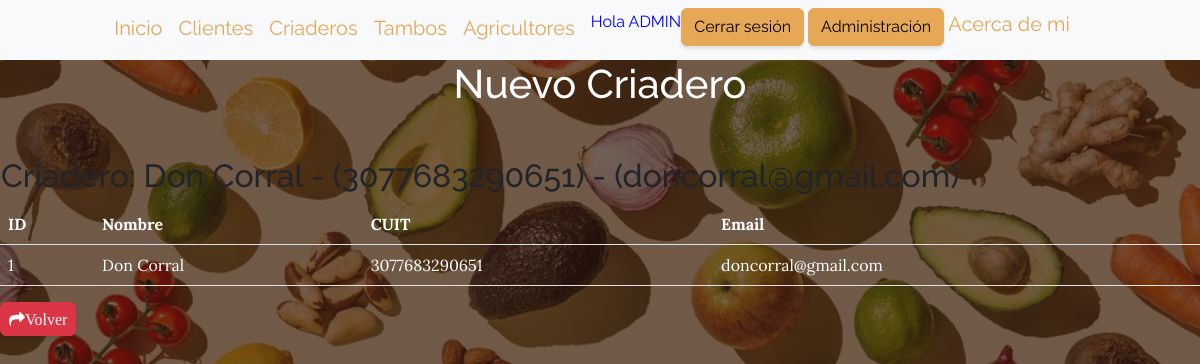
/aplicacion/detail_criadero/1/ (signed in), run on the app's committed database.
### aplicacion/models.py (models this page shows)
class Criadero(models.Model):
    nombre=models.CharField(max_length=50)
    cuit=models.IntegerField()
    email=models.EmailField()
    def __str__(self):
        return f"{self.nombre} - ({self.cuit}) - ({self.email})"

### aplicacion/views.py (the view)
# urls.py: path('detail_criadero/<int:pk>/', CriaderoDetail.as_view(), name="detail_criadero"),
class CriaderoDetail(LoginRequiredMixin, DetailView):
    model = Criadero

### aplicacion/templates/aplicacion/criadero_detail.html (shortened to what this page needs)
{% extends 'aplicacion/base.html' %}
{% load static %}
{% block cabecera %}
    Nuevo Criadero
{% endblock cabecera %}
{% block contenido %}
<table>
    <tr>
        <td><h2>Criadero: {{object}}</h2></td>
    </tr>
</table>
<table class="table">
 <thead>
    <tr>
        <th>ID</th>
        <th>Nombre</th>
        <th>CUIT</th>
        <th>Email</th>
    </tr>
 </thead>
 <tbody>
    <tr>
        <td>{{ object.id}}</td>
        <td>{{ object.nombre}}</td>
        <td>{{ object.cuit}}</td>
        <td>{{ object.email}}</td>
    </tr>
 </tbody>
</table>
<a
href="{% url 'criaderos' %}"
class="btn btn-danger"
style="--bs-btn-padding-y: .25rem; --bs-btn-padding-x: .5rem; --bs-btn-front-size: .75rem;"
><i class="fa fa-share fa-sm" tittle="List Back">Volver</i>
</a>
{% endblock contenido %}

### aplicacion/templates/aplicacion/base.html (shortened to what this page needs)
<!DOCTYPE html>
<html lang="en">
    <head>
        {% load static %}
        <link rel="stylesheet" href="https://stackpath.bootstrapcdn.com/font-awesome/4.7.0/css/font-awesome.min.css">
        <link href="https://cdn.jsdelivr.net/npm/bootstrap@5.3.1/dist/css/bootstrap.min.css" rel="stylesheet">
        <link href="{% static 'aplicacion/css/styles.css' %}" rel="stylesheet" />
    </head>
    <body>
        <nav class="navbar navbar-expand-lg bg-body-tertiary" id="mainNav">
            <div class="container">
                <div class="collapse navbar-collapse" id="navbarSupportedContent">
                    <ul class="navbar-nav mx-auto">
                        <a class="navbar-brand" href="{% url 'inicio' %}">Inicio</a>
                        {% if user.is_authenticated %}
                        <a class="navbar-brand" href="{% url 'clientes' %}">Clientes</a>
                        <a class="navbar-brand" href="{% url 'criaderos' %}">Criaderos</a>
                        <a class="navbar-brand" href="{% url 'tambos' %}">Tambos</a>
                        <a class="navbar-brand" href="{% url 'agricultores' %}">Agricultores</a>
                        <p style="color:blue">Hola {{ user.username|upper }}</p>
                        <div>
                        <a class="btn btn-primary" href="{% url 'logout' %}">Cerrar sesión</a>
                        <a class="btn btn-primary" href="{% url 'admin:index' %}">Administración</a>
                        <a class="navbar-brand" href="{% url 'acerca' %}">Acerca de mi</a>
                        {% else %}
                        <a class="btn btn-info" href="{% url 'register' %}">Registrarse</a>
                        <a class="btn btn-info" href="{% url 'login' %}">Login</a>
                        {% endif %}
                    </ul>
                </div>
            </div>
        </nav>
        <header class="masthead">
            <div class="container position-relative">
                <div class="row justify-content-center">
                    <div class="col-xl-6">
                        <div class="text-center text-white">
                            <h1 class="mb-5">
                                {% block cabecera %}{% endblock cabecera %}
                            </h1>
                        </div>
                    </div>
                </div>
            </div>
        </header>
        {% block contenido %}{% endblock contenido %}
    </body>
</html>

### data on the page
Criadero: nombre+cuit+email "Don Corral - (3077683290651) - (doncorral@gmail.com)", id "1", nombre "Don Corral", cuit "3077683290651", email "doncorral@gmail.com"

### other printed values
{{ user.username|upper }} "ADMIN"
